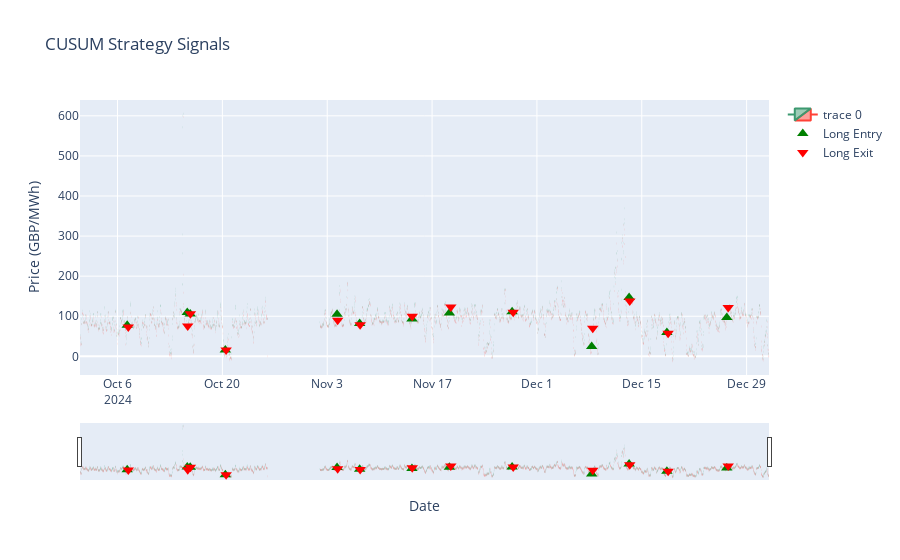

Source (notebook cell):
### Code cell
# Plot price chart with entry and exit points
fig = go.Figure(data=[go.Candlestick(x=df['Datetime'],
                open=df['Price'],
                high=df['Price'],
                low=df['Price'],
                close=df['Price'])])

fig.update_layout(title='CUSUM Strategy Signals',
                  yaxis_title='Price (GBP/MWh)',
                  xaxis_title='Date')

# Add triangles for entry and exit points
fig.add_trace(go.Scatter(x=df.loc[df['signals'] == 1, 'Datetime'],
                         y=df.loc[df['signals'] == 1, 'Price'],
                         mode='markers',
                         marker=dict(color='green', size=10, symbol='triangle-up'),
                         name='Long Entry'))

fig.add_trace(go.Scatter(x=df.loc[df['signals'] == -1, 'Datetime'],
                         y=df.loc[df['signals'] == -1, 'Price'],
                         mode='markers',
                         marker=dict(color='red', size=10, symbol='triangle-down'),
                         name='Long Exit'))

fig.show()

### Figure 1 — Plotly figure (JSON) as saved in the notebook; plotly's stock layout.template omitted (floating-point values rounded to 4 significant figures; data arrays with more than 128 entries replaced by an {"elided": "..."} marker saying what was removed)
{"data": [{"close": {"elided": "4081 float values"}, "high": {"elided": "4081 float values"}, "low": {"elided": "4081 float values"}, "open": {"elided": "4081 float values"}, "type": "candlestick", "x": {"elided": "4081 str values"}}, {"marker": {"color": "green", "size": 10, "symbol": "triangle-up"}, "mode": "markers", "name": "Long Entry", "type": "scatter", "x": ["2024-10-07T07:00:00", "2024-10-15T07:30:00", "2024-10-15T17:00:00", "2024-10-20T09:30:00", "2024-11-04T07:30:00", "2024-11-07T08:00:00", "2024-11-14T07:30:00", "2024-11-19T07:30:00", "2024-11-27T16:30:00", "2024-12-08T07:30:00", "2024-12-13T07:30:00", "2024-12-18T08:30:00", "2024-12-26T08:30:00"], "y": [77.47, 109.2, 105.5, 15.75, 105.0, 82.08, 93.32, 107.8, 111.3, 24.83, 147.0, 59.51, 97.1]}, {"marker": {"color": "red", "size": 10, "symbol": "triangle-down"}, "mode": "markers", "name": "Long Exit", "type": "scatter", "x": ["2024-10-07T10:30:00", "2024-10-15T09:00:00", "2024-10-15T17:30:00", "2024-10-20T12:00:00", "2024-11-04T09:30:00", "2024-11-07T09:30:00", "2024-11-14T08:30:00", "2024-11-19T12:00:00", "2024-11-27T20:00:00", "2024-12-08T11:00:00", "2024-12-13T09:30:00", "2024-12-18T12:30:00", "2024-12-26T13:00:00"], "y": [73.36, 75.81, 106.5, 16.03, 89.97, 78.52, 99.96, 123.1, 110.0, 70.27, 137.8, 57.86, 122.1]}], "layout": {"title": {"text": "CUSUM Strategy Signals"}, "xaxis": {"title": {"text": "Date"}}, "yaxis": {"title": {"text": "Price (GBP/MWh)"}}}}
